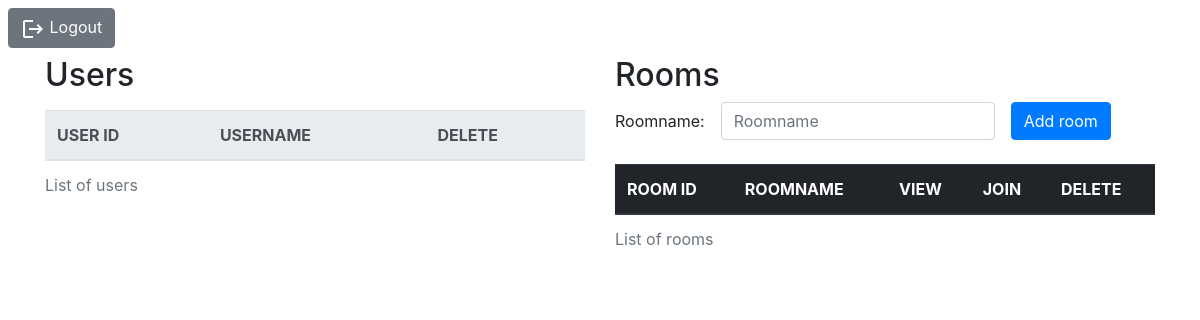
Page /goback on the earlier database version.
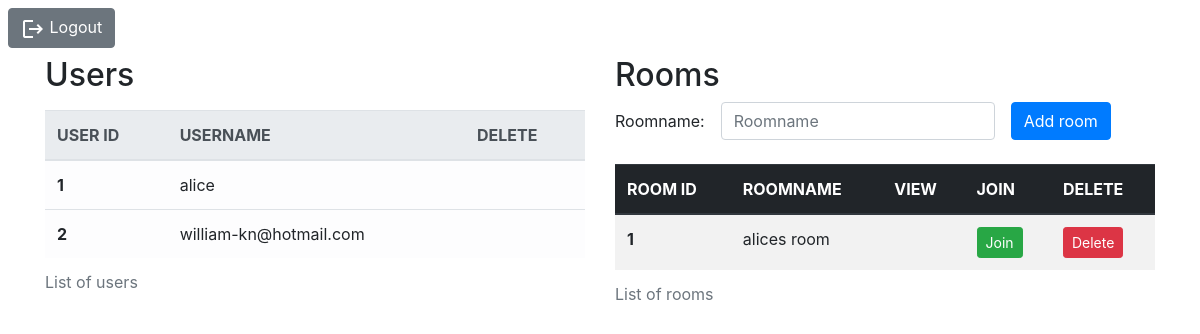
Same page on the later database version.
### app.py (models this page shows, shortened)
class UserModel(db.Model):
    user_id = db.Column(db.Integer, primary_key=True)
    username = db.Column(db.String(30), nullable=False)

class RoomModel(db.Model):
    room_id = db.Column(db.Integer, primary_key=True)
    roomname = db.Column(db.String(30), nullable=False)

### app.py (the view)
@app.route("/goback", methods=['GET', 'POST'])
def goBack():
    global nestedListuser
    global loggedin
    return render_template('index.html', uservalues=UserModel.query.all(), roomvalues=RoomModel.query.all(), listUsers=nestedListuser, loggedin=loggedin, listRoomUser=listRoomUser)

### templates/index.html (shortened to what this page needs)
<!DOCTYPE html>
<html lang="en">
<head>
    <link rel="stylesheet" href="https://maxcdn.bootstrapcdn.com/bootstrap/4.0.0/css/bootstrap.min.css"
>
</head>
<body>
    <form action="/">
        <button class="btn btn-secondary m-2" type="submit">
            <img src="{{url_for('static', filename='baseline_logout_white_24dp.png')}}" alt="Logout PNG" />
            Logout
        </button>
    </form>
    <div class="container">
        <div class="row mb-4">
            <div class="col-sm">
                <h2>
                    Users
                </h2>
                <table class="table table-light mt-3">
                    <caption>List of users</caption>
                    <thead class="thead-light">
                        <tr>
                            <th scope="col">USER ID</th>
                            <th scope="col">USERNAME</th>
                            <th scope="col">DELETE</th>
                        </tr>
                    </thead>
                    <tbody>
                        {% for item in uservalues %}
                        <tr>
                            <th scope="row">{{item.user_id}}</th>
                            <td>{{item.username}}</td>
                            <td>
                            </td>
                        </tr>
                        {% endfor %}
                    </tbody>
                </table>
            </div>
            <div class="col-sm">
                <h2>
                    Rooms
                </h2>
                <form action="/api/rooms" method="POST" class="form-inline">
                    <div class="form-group mb-2"><span>Roomname:</span></div>
                    <div class="form-group mx-sm-3 mb-2">
                        <input type="text" class="form-control" name="roomname" id="roomname" placeholder="Roomname">
                    </div>
                    <button class="btn btn-primary mb-2" type="submit">Add room</button>
                </form>
                <table class="table table-striped mt-3">
                    <caption>List of rooms</caption>
                    <thead class="thead-dark">
                        <tr>
                            <th scope="col">ROOM ID</th>
                            <th scope="col">ROOMNAME</th>
                            <th scope="col">VIEW</th>
                            <th scope="col">JOIN</th>
                            <th scope="col">DELETE</th>
                        </tr>
                    </thead>
                    <tbody>
                        {% for item in roomvalues %}
                        <tr>
                            <th scope="row">{{item.room_id}}</th>
                            <td>{{item.roomname}}</td>
                            <td>
                            </td>
                            <td>
                                <form action="/api/room/{{item.room_id}}/users">
                                    {% if loggedin not in listRoomUser[item.room_id - 1] %}
                                        <button class="btn btn-success btn-sm" type="submit">Join</button>
                                    {% elif loggedin in listRoomUser[item.room_id - 1] %}
                                        <button class="btn btn-success btn-sm" type="submit" disabled>Join</button>
                                    {% endif %}
                                </form>
                            </td>
                            <td>
                                <form action="/api/roomdelete/{{item.room_id}}">
                                    <button class="btn btn-danger btn-sm" type="submit">Delete</button>
                                </form>
                            </td>
                        </tr>
                        {% endfor %}
                    </tbody>
                </table>
            </div>
        </div>
    </div>
</body>
</html>

Differences in the rows shown:
added UserModel: user_id "1", username "alice"
added UserModel: user_id "2", username "william-kn@hotmail.com"
added RoomModel: room_id "1", roomname "alices room", shows "Join"
